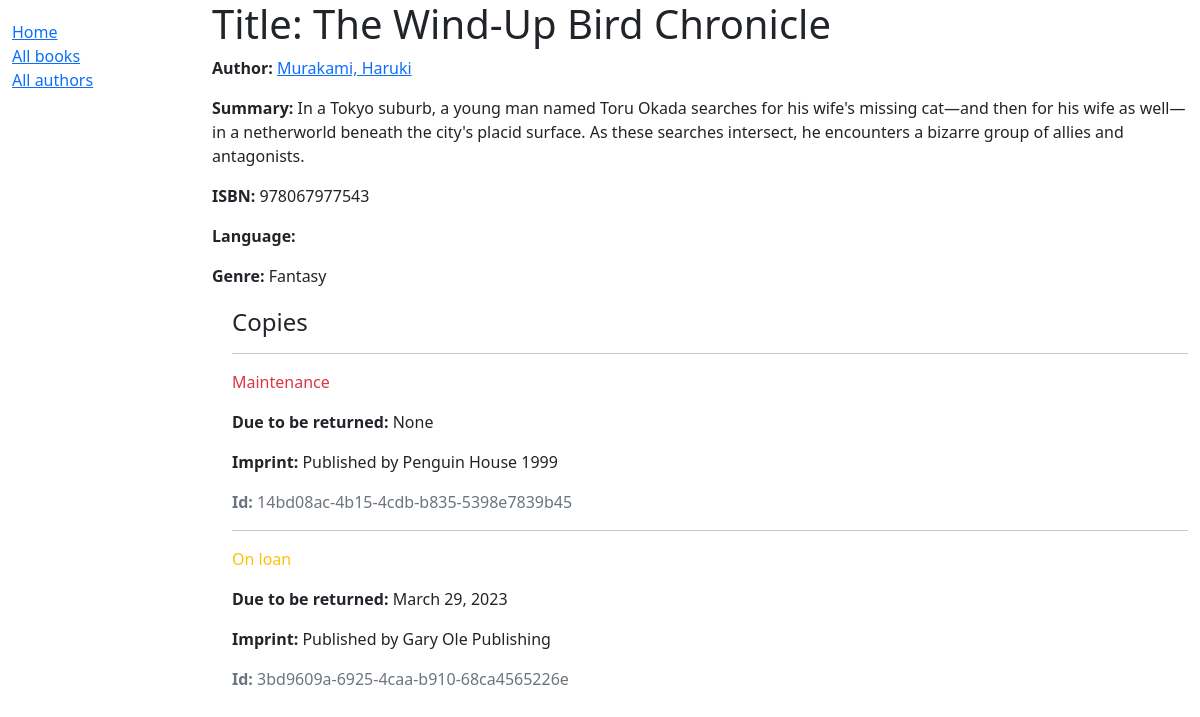
/catalog/book/1, run on the app's committed database.
### catalog/models.py (models this page shows, shortened)
class Book(models.Model):
    title = models.CharField(max_length=200)
    author = models.ForeignKey('Author', on_delete=models.SET_NULL, null=True)
    summary = models.TextField(max_length=1000, help_text='Enter a brief description of the book')
    isbn = models.CharField('ISBN', max_length=13, unique=True, help_text='<a href="https://www.isbn-international.org/content/what-isbn">ISBN number</a>')
    genre = models.ManyToManyField(Genre, help_text="Select a genre for this book")
    def display_genre(self):
        return ', '.join(genre.name for genre in self.genre.all()[:3])
    display_genre.short_description = 'Genre'

class Author(models.Model):
    first_name = models.CharField(max_length=100)
    last_name = models.CharField(max_length=100)
    date_of_birth = models.DateField(null=True, blank=True)
    date_of_death = models.DateField('Died', null=True, blank=True)
    class Meta:
        ordering = ['last_name', 'first_name']
    def __str__(self) -> str:
        return f'{self.last_name}, {self.first_name}'

class Genre(models.Model):
    name = models.CharField(max_length=200, help_text='Enter a book genre (e.g Science Fiction)')
    def __str__(self) -> str:
        return self.name

class BookInstance(models.Model):
    id = models.UUIDField(primary_key=True, default=uuid.uuid4, help_text='Unique ID for this particular book across whole library')
    book = models.ForeignKey('Book', on_delete=models.RESTRICT, null=True)
    imprint = models.CharField(max_length=200)
    due_back = models.DateField(null=True, blank=True)
    LOAN_STATUS = (
        ('m', 'Maintenance'),
        ('o', 'On loan'),
        ('a', 'Available'),
        ('r', 'Reserved')
    )
    status = models.CharField(
        max_length=1,
        choices=LOAN_STATUS,
        blank=True,
        default='m',
        help_text= 'Book availability'
    )
    class Meta:
        ordering = ['due_back']

### catalog/views.py (the view)
# urls.py: path('book/<int:pk>', views.BookDetailView.as_view(), name='book-detail'),
class BookDetailView(generic.DetailView):
    model = Book

### catalog/templates/catalog/book_detail.html
{% extends "base_generic.html" %} {% block content %}
<h1>Title: {{ book.title }}</h1>
<p><strong>Author:</strong> <a href="">{{ book.author }}</a></p>
<p><strong>Summary:</strong> {{ book.summary }}</p>
<p><strong>ISBN:</strong> {{ book.isbn }}</p>
<p><strong>Language:</strong> {{ book.language }}</p>
<p><strong>Genre:</strong> {{ book.genre.all|join:", " }}</p>
<div style="margin-left: 20px; margin-top: 20px">
  <h4>Copies</h4>
  {% for copy in book.bookinstance_set.all %}
  <hr />
  <p
    class="{% if copy.status == 'a' %}text-success{% elif copy.status == 'm' %}text-danger{% else %}text-warning{% endif %}"
  >
    {{ copy.get_status_display }}
  </p>
  {% if copy.status != 'a' %}
  <p><strong>Due to be returned:</strong> {{ copy.due_back }}</p>
  {% endif %}
  <p><strong>Imprint:</strong> {{ copy.imprint }}</p>
  <p class="text-muted"><strong>Id:</strong> {{ copy.id }}</p>
  {% endfor %}
</div>
{% endblock %}

### catalog/templates/base_generic.html (shortened to what this page needs)
<!DOCTYPE html />
<html lang="en">
  <head>
    <link
      href="https://cdn.jsdelivr.net/npm/bootstrap@5.1.3/dist/css/bootstrap.min.css"
      rel="stylesheet"
    />
    {% load static %}
    <link rel="stylesheet" href="{% static '/css/styles.css' %}" />
  </head>
  <body>
    <div class="container-fluid">
      <div class="row">
        <div class="col-sm-2">
          {% block sidebar %}
          <ul class="sidebar-nav">
            <li><a href="{% url 'index' %}">Home</a></li>
            <li><a href="{% url 'books' %}">All books</a></li>
            <li><a href="{% url 'author' %}">All authors</a></li>
          </ul>
          {% endblock %}
        </div>
        <div class="col-sm-10">{% block content %}{% endblock %}
        </div>
      </div>
    </div>
  </body>
</html>

### catalog/static/css/styles.css (style rules this page uses)
.sidebar-nav { margin-top: 20px; padding: 0; list-style: none; }

### data on the page
Book: author "Murakami, Haruki", summary "In a Tokyo suburb, a young man named Toru Okada searches for his wife's missing cat—and then for his wife as well—in a netherworld beneath the city's placid surface. As these searches intersect, he encounters a bizarre group of allies and antagonists.", isbn "978067977543", genre.all "Fantasy"
BookInstance: status "Maintenance", due_back "None", imprint "Published by Penguin House 1999", id "14bd08ac-4b15-4cdb-b835-5398e7839b45"
BookInstance: status "On loan", due_back "March 29, 2023", imprint "Published by Gary Ole Publishing", id "3bd9609a-6925-4caa-b910-68ca4565226e"
